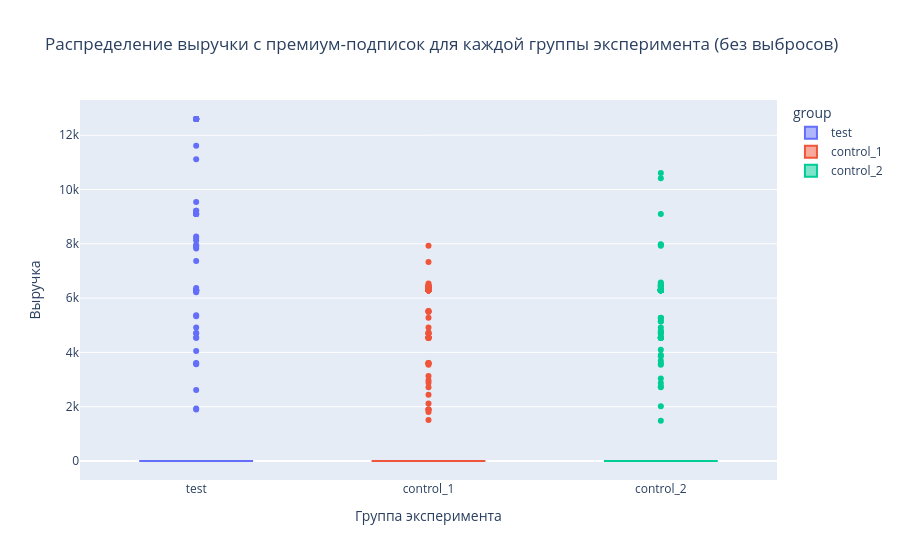

Notebook code for this chart:
### Code cell
# визуализация распределений выручки по группам (без выбросов)
fig = px.box(
    premium_revenue_row,
    x='group',
    y='premium_revenue',
    color='group',
    title='Распределение выручки с премиум-подписок для каждой группы эксперимента (без выбросов)'
)

fig.update_layout(
    yaxis_title='Выручка',
    xaxis_title='Группа эксперимента',
)

fig.show()

### Figure 1 — Plotly figure (JSON) as saved in the notebook; plotly's stock layout.template omitted (floating-point values rounded to 4 significant figures; data arrays with more than 128 entries replaced by an {"elided": "..."} marker saying what was removed)
{"data": [{"alignmentgroup": "True", "hovertemplate": "group=%{x}<br>premium_revenue=%{y}<extra></extra>", "legendgroup": "test", "marker": {"color": "#636efa"}, "name": "test", "notched": false, "offsetgroup": "test", "orientation": "v", "showlegend": true, "type": "box", "x": {"elided": "4270 str values"}, "x0": " ", "xaxis": "x", "y": {"elided": "4270 int values"}, "y0": " ", "yaxis": "y"}, {"alignmentgroup": "True", "hovertemplate": "group=%{x}<br>premium_revenue=%{y}<extra></extra>", "legendgroup": "control_1", "marker": {"color": "#EF553B"}, "name": "control_1", "notched": false, "offsetgroup": "control_1", "orientation": "v", "showlegend": true, "type": "box", "x": {"elided": "4317 str values"}, "x0": " ", "xaxis": "x", "y": {"elided": "4317 int values"}, "y0": " ", "yaxis": "y"}, {"alignmentgroup": "True", "hovertemplate": "group=%{x}<br>premium_revenue=%{y}<extra></extra>", "legendgroup": "control_2", "marker": {"color": "#00cc96"}, "name": "control_2", "notched": false, "offsetgroup": "control_2", "orientation": "v", "showlegend": true, "type": "box", "x": {"elided": "4238 str values"}, "x0": " ", "xaxis": "x", "y": {"elided": "4238 int values"}, "y0": " ", "yaxis": "y"}], "layout": {"boxmode": "overlay", "legend": {"title": {"text": "group"}, "tracegroupgap": 0}, "title": {"text": "Распределение выручки с премиум-подписок для каждой группы эксперимента (без выбросов)"}, "xaxis": {"anchor": "y", "categoryarray": ["test", "control_1", "control_2"], "categoryorder": "array", "domain": [0, 1], "title": {"text": "Группа эксперимента"}}, "yaxis": {"anchor": "x", "domain": [0, 1], "title": {"text": "Выручка"}}}}
